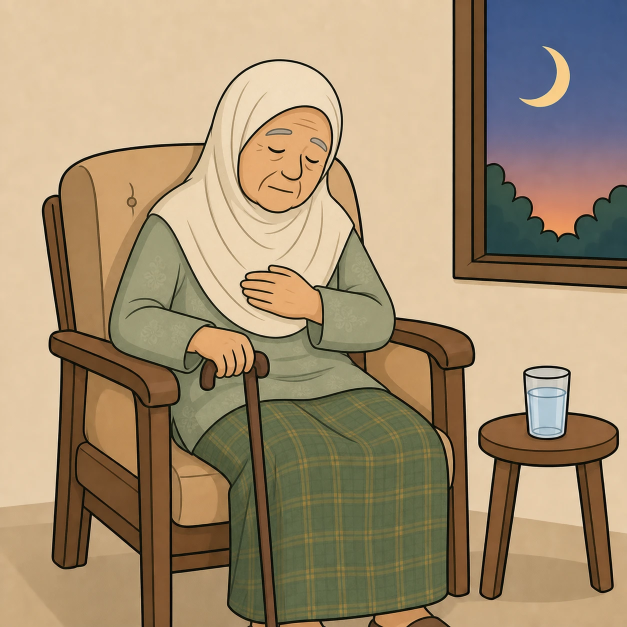
#> input picture video-library/assets/fid/kat_warga-emas.webp, 1254 x 1254 px (shown at 1/2 size); the run also reads 3 pictures not shown here
$ python fidyah_vox_40s.py
#> lines starting #> are read from the running program, lines starting #| are printed output that depends on the picture; after the words box and inside, x2 and y2 are one past the last pixel; in counts of white or black regions, pixels touching at a corner belong together
"""Bayar Fidyah Online — Vox-style explainer (paper, cut-outs, highlighter, marker), 1920x1080, 40s."""
import os
LIB = os.path.dirname(os.path.dirname(os.path.abspath(__file__)))   # video-library/
ASSETS = os.path.join(LIB, 'assets') + '/'
FONTS = os.path.join(LIB, 'fonts') + '/'
OUT = os.path.join(LIB, 'output') + '/'
os.makedirs(OUT, exist_ok=True)
import subprocess, math, sys, random
import numpy as np
from PIL import Image, ImageDraw, ImageFont, ImageFilter
import imageio_ffmpeg

SP = OUT
IMGDIR = ASSETS + 'images/'
OUT = SP + 'fidyah_vox_silent.mp4'
W, H, FPS, DUR = 1920, 1080, 30, 40.0
N = int(FPS * DUR)

FI = FONTS + 'extras/ttf/'
def font(n, s): return ImageFont.truetype(FI + n + '.ttf', s)
BLACK = lambda s: font('InterDisplay-Black', s)
BOLD = lambda s: font('InterDisplay-Bold', s)
MED = lambda s: font('Inter-Medium', s)
SEMI = lambda s: font('Inter-SemiBold', s)
MONO = lambda s: ImageFont.truetype('/usr/share/fonts/truetype/dejavu/DejaVuSansMono-Bold.ttf', s)

PAPER = (238, 232, 219)
INK = (24, 22, 20)
GREY = (92, 88, 82)
YELLOW = (255, 222, 60)
RED = (214, 48, 38)
BLUE = (6, 107, 227)

def clamp(x, a=0.0, b=1.0): return max(a, min(b, x))
def ease_out(x): x = clamp(x); return 1 - (1 - x) ** 3
def back_out(x):
    x = clamp(x); c = 1.7
    return 1 + (c + 1) * (x - 1) ** 3 + c * (x - 1) ** 2
def q(t, fps=12): return math.floor(t * fps) / fps           # stop-motion time (animate "on twos")

# [4 lines left out: function boil, not called in this run]

# ---------- paper, vignette and grain ----------
rng = np.random.default_rng(5)
def make_paper():
    base = np.ones((H, W, 3)) * np.array(PAPER, float)
    low = rng.normal(0, 1, (H // 6, W // 6))
    low = np.array(Image.fromarray(((low + 3) * 40).clip(0, 255).astype('uint8')).resize((W, H), Image.BICUBIC)) / 255.0
    base *= (0.95 + 0.07 * low[..., None])
    fib = Image.new('L', (W, H), 0); d = ImageDraw.Draw(fib)
#> after `fib = Image.new('L', (W, H), 0)`: fib: PIL image 1920x1080 L; every value is 0
    for _ in range(900):
        x, y = rng.uniform(0, W), rng.uniform(0, H); a = rng.uniform(0, math.pi); l = rng.uniform(8, 40)
        d.line((x, y, x + l * math.cos(a), y + l * math.sin(a)), fill=int(rng.uniform(10, 35)), width=1)
    base -= np.array(fib)[..., None] * 0.35
    yy, xx = np.mgrid[0:H, 0:W]
    v = ((xx - W / 2) / (W * 0.62)) ** 2 + ((yy - H / 2) / (H * 0.62)) ** 2
    base *= (1 - 0.28 * v[..., None] ** 1.3)
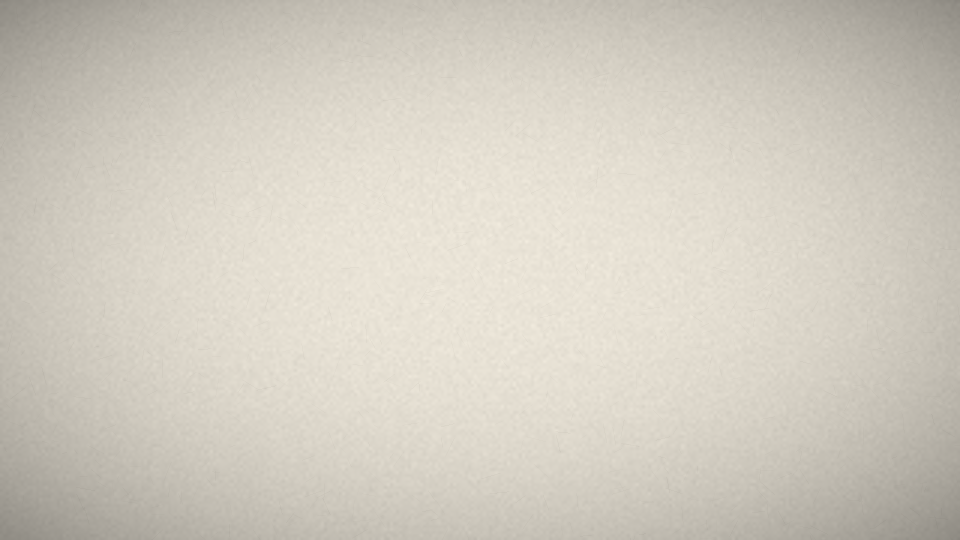
#> base: shape (1080, 1920, 3) float64 (shown at 1/2 size); mean R, G, B 210, 204.7, 193.2
    return Image.fromarray(base.clip(0, 255).astype('uint8')).convert('RGBA')
PAPER_IMG = make_paper()
GRAIN = [rng.normal(0, 7, (H // 2, W // 2)).astype('float32') for _ in range(4)]
#> GRAIN = 4 items

def layer(): return Image.new('RGBA', (W, H), (0, 0, 0, 0))
def with_alpha(img, a):
    if a >= 0.999: return img
    img = img.copy(); img.putalpha(img.getchannel('A').point(lambda v: int(v * a))); return img

# ---------- cut-out helpers ----------
def jagged_poly(w, h, pad, seed, jag=3.5):
    r = random.Random(seed); pts = []
    def edge(x0, y0, x1, y1, n):
        for i in range(n):
            k = i / n
            pts.append((x0 + (x1 - x0) * k + r.uniform(-jag, jag), y0 + (y1 - y0) * k + r.uniform(-jag, jag)))
    edge(pad, pad, w - pad, pad, 30); edge(w - pad, pad, w - pad, h - pad, 20)
    edge(w - pad, h - pad, pad, h - pad, 30); edge(pad, h - pad, pad, pad, 20)
    return pts

def cutout(img, border=14, angle=0.0, seed=1, shadow=True, tape=True, paper=(252, 250, 245)):
    """white-bordered cut-out with torn edge, drop shadow and a strip of tape"""
    img = img.convert('RGBA')
    pad = 30
    w, h = img.width + 2 * border + 2 * pad, img.height + 2 * border + 2 * pad
    card = Image.new('RGBA', (w, h), (0, 0, 0, 0))
    m = Image.new('L', (w, h), 0); ImageDraw.Draw(m).polygon(jagged_poly(w, h, pad, seed), fill=255)
    face = Image.new('RGBA', (w, h), paper + (255,)); face.alpha_composite(img, (pad + border, pad + border))
    face.putalpha(m)
    if shadow:
        sh = Image.new('RGBA', (w, h), (30, 25, 20, 0)); sh.putalpha(m.point(lambda v: int(v * 0.42)))
        sh = sh.filter(ImageFilter.GaussianBlur(9))
        card.alpha_composite(sh, (0, 0))
        card = card.transform(card.size, Image.AFFINE, (1, 0, -7, 0, 1, -11))
    card.alpha_composite(face)
    if tape:
        r = random.Random(seed)
        tw, th = int(min(170, w * 0.4)), 44
        tp = Image.new('RGBA', (tw, th), (236, 226, 196, 170))
        td = ImageDraw.Draw(tp)
        for x in range(0, tw, 5): td.line((x, 0, x, 3), fill=(0, 0, 0, 0)); td.line((x + 2, th - 3, x + 2, th), fill=(0, 0, 0, 0))
        tp = tp.rotate(r.uniform(-8, 8), expand=True, resample=Image.BICUBIC)
        card.alpha_composite(tp, (int(w / 2 - tp.width / 2 + r.uniform(-40, 40)), pad - 18))
    return card.rotate(angle, expand=True, resample=Image.BICUBIC)

# [6 lines left out: function place, not called in this run]

_tc = {}
# [71 lines left out: functions text_img, text_at, highlight, marker_ellipse, marker_line, label, not called in this run]

def life(t, s, e, fin=0.35, fout=0.25):
    return clamp(min((t - s) / fin, 1 - (t - (e - fout)) / fout))

# ---------- assets ----------
def load_sq(path, size):
    im = Image.open(path).convert('RGB')
    s = min(im.width, im.height); im = im.crop(((im.width - s) // 2, (im.height - s) // 2, (im.width + s) // 2, (im.height + s) // 2))
    return im.resize((size, size), Image.LANCZOS)

def fit(path, w, h, fy=0.4):
    im = Image.open(path).convert('RGB')
    s = max(w / im.width, h / im.height)
    im = im.resize((int(im.width * s + 1), int(im.height * s + 1)), Image.LANCZOS)
    x = (im.width - w) // 2; y = int((im.height - h) * fy)
    return im.crop((x, y, x + w, y + h))

CATS = [('warga-emas', 'Warga emas uzur', "Tidak mampu berpuasa & tiada harapan untuk mengqada'.", 'Fidyah sahaja', ASSETS + 'fid/kat_warga-emas.webp'),
        ('uzur-sakit', 'Sakit berpanjangan', 'Pesakit kronik yang tiada harapan sembuh.', 'Fidyah sahaja', IMGDIR + '4.webp'),
        ('hamil', 'Ibu hamil', 'Bimbang akan keselamatan anak yang dikandung.', "Qada' + fidyah", IMGDIR + '5.webp'),
        ('menyusu', 'Ibu menyusu', 'Bimbang akan keselamatan anak yang disusukan.', "Qada' + fidyah", IMGDIR + '6.webp'),
        ('lewat-qada', "Lewat qada' puasa", 'Hingga masuk Ramadan berikutnya tanpa uzur.', "Qada' + fidyah", IMGDIR + '8.webp'),
        ('meninggal-dunia', 'Bagi pihak si mati', "Waris membayar bagi puasa yang tertinggal.", 'Dibayar waris', IMGDIR + '7.webp')]

def note_card(img_path, title, desc, tag, seed, angle):
    cw = 420
    card = Image.new('RGBA', (cw, 660), (252, 250, 245, 255))
    card.alpha_composite(load_sq(img_path, cw).convert('RGBA'), (0, 0))
    d = ImageDraw.Draw(card)
    d.text((cw / 2, 462), title, font=BLACK(34), fill=INK, anchor='mm')
    fnt = MED(22); words, lines, cur = desc.split(), [], ''
    for w_ in words:
        tt = (cur + ' ' + w_).strip()
        if fnt.getlength(tt) <= cw - 40: cur = tt
        else: lines.append(cur); cur = w_
    lines.append(cur)
    for i, ln in enumerate(lines): d.text((cw / 2, 505 + i * 29), ln, font=fnt, fill=GREY, anchor='mm')
    tf = BLACK(30); tw = tf.getlength(tag) + 28; r = random.Random(seed)
    d.polygon([(cw / 2 - tw / 2 + r.uniform(-3, 3), 594), (cw / 2 + tw / 2, 592), (cw / 2 + tw / 2 + 4, 630), (cw / 2 - tw / 2 - 2, 632)], fill=YELLOW)
    d.text((cw / 2, 612), tag, font=tf, fill=INK, anchor='mm')
    return cutout(card, border=14, angle=angle, seed=seed)
ANG = [-3.2, 2.2, -1.6, 2.8, -2.4, 1.8]
CARDS = [note_card(p, ti, de, tg, 40 + i, ANG[i]) for i, (_, ti, de, tg, p) in enumerate(CATS)]
#> in load_sq, im is the input picture: PIL image 1254x1254 RGB; mean R, G, B 163.2, 142.9, 113.2
#> in cutout, `card = Image.new('RGBA', (w, h), (0, 0, 0, 0))`: card: PIL image 508x748 RGBA; every value is 0
#> in cutout, `m = Image.new('L', (w, h), 0)`: m: PIL image 508x748 L; every value is 0
#> in cutout, `ImageDraw.Draw(m).polygon(jagged_poly(w, h, pad, seed), fill=255)`:
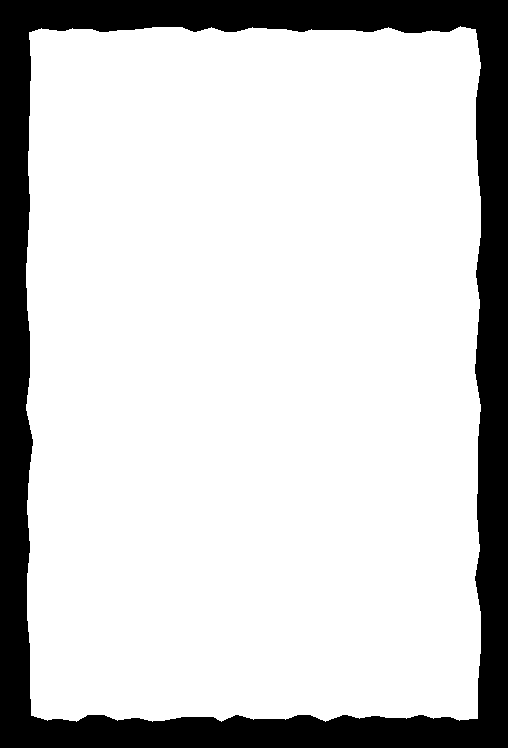
#> m: PIL image 508x748 L; 81.4% white; 1 black region, box (x1, y1, x2, y2) and area: (0, 0, 508, 748) 70671
#> in cutout, `return card.rotate(angle, expand=True, resample=Image.BICUBIC)`:
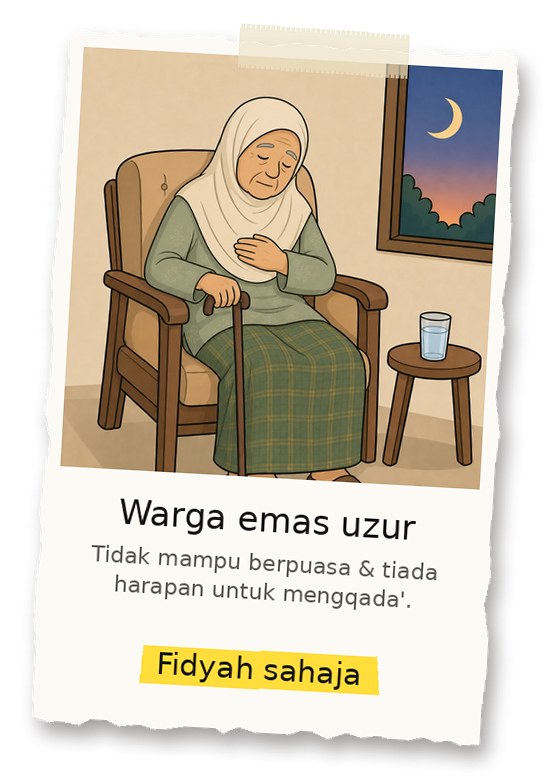
#> returned value: PIL image 550x776 RGBA; mean R, G, B, A 146.7, 136.7, 119.4, 188.7; transparent parts drawn white
#> call 2 of load_sq, with path = 'video-library/assets/images/4.webp', size = 420
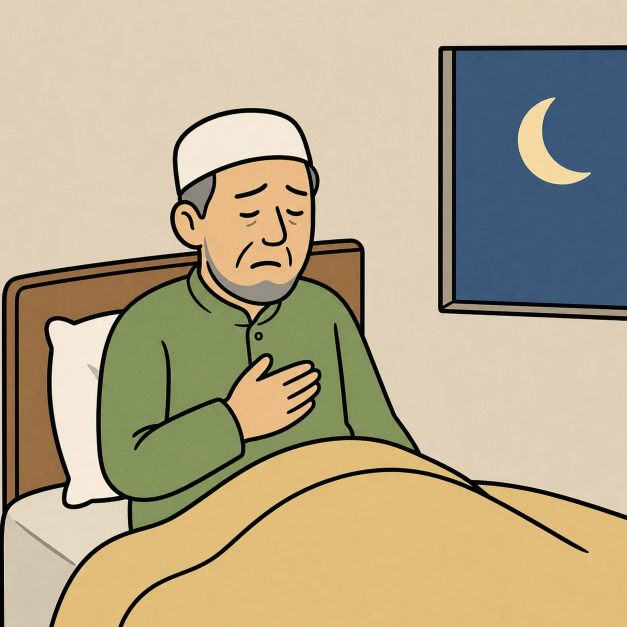
#> input picture video-library/assets/images/4.webp, 1254 x 1254 px (shown at 1/2 size)
#> in load_sq, im is the input picture: PIL image 1254x1254 RGB; mean R, G, B 180.2, 167.2, 137.5
#> the loop in note_card (call 2), `for i, ln in enumerate(lines): d.text((cw / 2, 505 + i * 29), ln, font..` made 2 passes
#> ln on passes 1 to 2: 'Pesakit kronik yang tiada harapan', 'sembuh.'
#> in cutout (call 2), `ImageDraw.Draw(m).polygon(jagged_poly(w, h, pad, seed), fill=255)`: m: PIL image 508x748 L; 81.3% white; 1 black region, box (x1, y1, x2, y2) and area: (0, 0, 508, 748) 71071
#> call 3 of note_card, with img_path = 'video-library/assets/images/5.webp', title = 'Ibu hamil', tag = "Qada' + fidyah", seed = 42, angle = -1.6
#> call 3 of load_sq, with path = 'video-library/assets/images/5.webp', size = 420
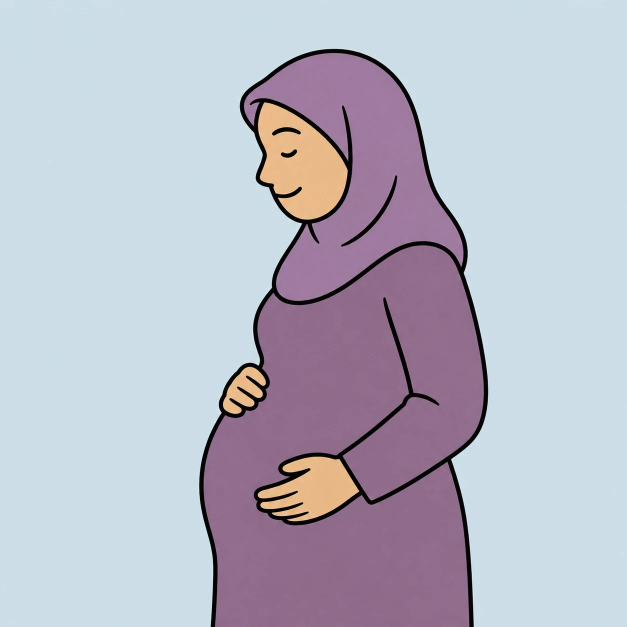
#> input picture video-library/assets/images/5.webp, 1254 x 1254 px (shown at 1/2 size)
#> in load_sq, im is the input picture: PIL image 1254x1254 RGB; mean R, G, B 184.9, 185.5, 199.9
#> in note_card (call 3), `card.alpha_composite(load_sq(img_path, cw).convert('RGBA'), (0, 0))`:
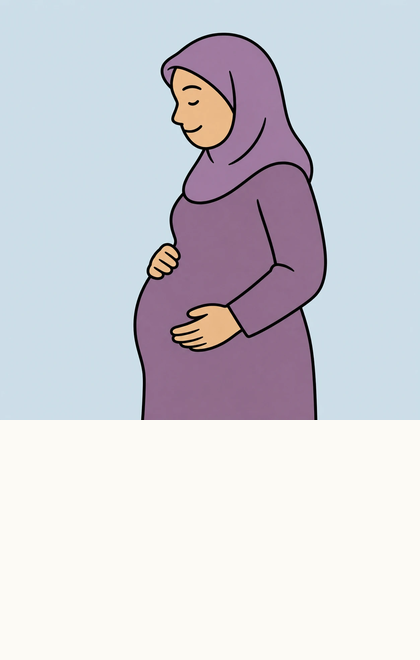
#> card: PIL image 420x660 RGBA; mean R, G, B, A 209.4, 209, 216.3, 255
#> after the loop in note_card (call 3), `for w_ in words:`: lines = ['Bimbang akan keselamatan anak']
#> the loop in note_card (call 3), `for i, ln in enumerate(lines): d.text((cw / 2, 505 + i * 29), ln, font..` made 2 passes
#> call 3 of cutout, with border = 14, angle = -1.6, seed = 42, shadow = True, tape = True, paper = (252, 250, 245)
#> in cutout (call 3), `ImageDraw.Draw(m).polygon(jagged_poly(w, h, pad, seed), fill=255)`: m: PIL image 508x748 L; 81.4% white; 1 black region, box (x1, y1, x2, y2) and area: (0, 0, 508, 748) 70560
#> in cutout (call 3), `face.alpha_composite(img, (pad + border, pad + border))`:
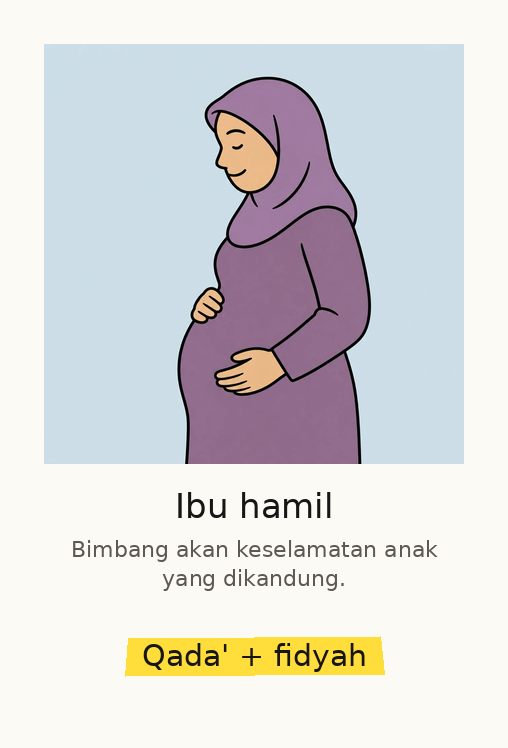
#> face: PIL image 508x748 RGBA; mean R, G, B, A 218.4, 216.9, 217.4, 255
#> CARDS = 6 items

HERO = cutout(fit(ASSETS + 'fid/g/p14.jpg', 820, 560, 0.5), border=16, angle=-4, seed=7)
#> (the run stopped early here; a loop or call above may not have finished)
